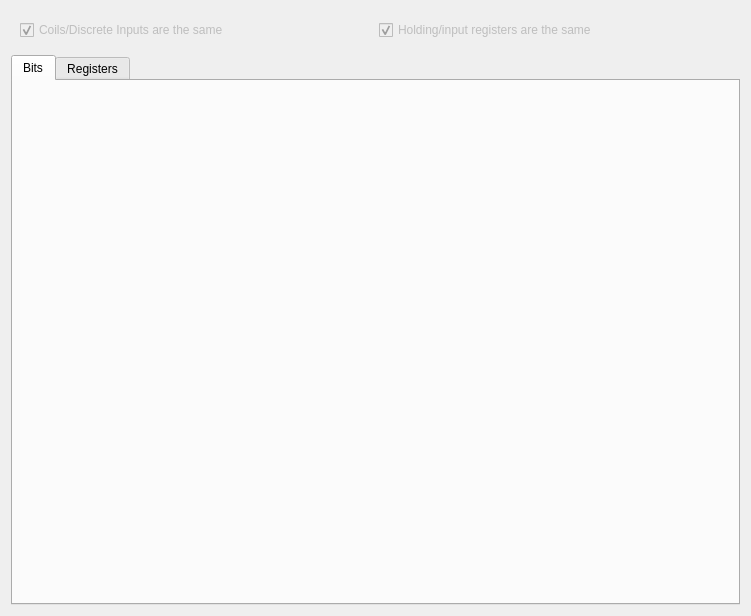
<?xml version="1.0" encoding="UTF-8"?>
<ui version="4.0">
 <class>DeviceAddrWidget</class>
 <widget class="QWidget" name="DeviceAddrWidget">
  <property name="geometry">
   <rect>
    <x>0</x>
    <y>0</y>
    <width>751</width>
    <height>616</height>
   </rect>
  </property>
  <property name="windowTitle">
   <string>DeviceAddrWidget</string>
  </property>
  <layout class="QVBoxLayout" name="verticalLayout">
   <item>
    <widget class="QWidget" name="widget" native="true">
     <layout class="QHBoxLayout" name="horizontalLayout">
      <item>
       <widget class="QCheckBox" name="checkBox_sameBits">
        <property name="enabled">
         <bool>false</bool>
        </property>
        <property name="text">
         <string>Coils/Discrete Inputs are the same</string>
        </property>
        <property name="checked">
         <bool>true</bool>
        </property>
       </widget>
      </item>
      <item>
       <widget class="QCheckBox" name="checkBox_sameRegisters">
        <property name="enabled">
         <bool>false</bool>
        </property>
        <property name="text">
         <string>Holding/input registers are the same</string>
        </property>
        <property name="checked">
         <bool>true</bool>
        </property>
       </widget>
      </item>
     </layout>
    </widget>
   </item>
   <item>
    <widget class="QTabWidget" name="tabWidget">
     <property name="currentIndex">
      <number>0</number>
     </property>
     <widget class="DeviceValueTable" name="tab_bit">
      <attribute name="title">
       <string>Bits</string>
      </attribute>
     </widget>
     <widget class="DeviceValueTable" name="tab_register">
      <attribute name="title">
       <string>Registers</string>
      </attribute>
     </widget>
    </widget>
   </item>
  </layout>
 </widget>
 <customwidgets>
  <customwidget>
   <class>DeviceValueTable</class>
   <extends>QWidget</extends>
   <header>device_value_table</header>
   <container>1</container>
  </customwidget>
 </customwidgets>
 <resources/>
 <connections/>
</ui>
